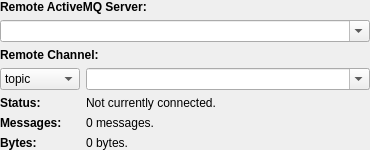
<?xml version="1.0" encoding="UTF-8"?>
<ui version="4.0">
 <class>LocationPropertiesClass</class>
 <widget class="QWidget" name="LocationPropertiesClass">
  <property name="geometry">
   <rect>
    <x>0</x>
    <y>0</y>
    <width>370</width>
    <height>150</height>
   </rect>
  </property>
  <property name="windowTitle">
   <string>LocationProperties</string>
  </property>
  <layout class="QVBoxLayout" name="verticalLayout">
   <property name="spacing">
    <number>6</number>
   </property>
   <property name="margin">
    <number>0</number>
   </property>
   <item>
    <widget class="QLabel" name="label">
     <property name="font">
      <font>
       <weight>75</weight>
       <bold>true</bold>
      </font>
     </property>
     <property name="text">
      <string>Remote ActiveMQ Server:</string>
     </property>
    </widget>
   </item>
   <item>
    <widget class="QComboBox" name="remoteHost">
     <property name="sizePolicy">
      <sizepolicy hsizetype="Preferred" vsizetype="Fixed">
       <horstretch>0</horstretch>
       <verstretch>0</verstretch>
      </sizepolicy>
     </property>
     <property name="editable">
      <bool>true</bool>
     </property>
    </widget>
   </item>
   <item>
    <widget class="QLabel" name="label_3">
     <property name="font">
      <font>
       <weight>75</weight>
       <bold>true</bold>
      </font>
     </property>
     <property name="text">
      <string>Remote Channel:</string>
     </property>
    </widget>
   </item>
   <item>
    <layout class="QHBoxLayout" name="horizontalLayout">
     <item>
      <widget class="QComboBox" name="channelType">
       <property name="sizePolicy">
        <sizepolicy hsizetype="Minimum" vsizetype="Fixed">
         <horstretch>0</horstretch>
         <verstretch>0</verstretch>
        </sizepolicy>
       </property>
       <property name="minimumSize">
        <size>
         <width>80</width>
         <height>0</height>
        </size>
       </property>
       <item>
        <property name="text">
         <string>topic</string>
        </property>
       </item>
       <item>
        <property name="text">
         <string>queue</string>
        </property>
       </item>
      </widget>
     </item>
     <item>
      <widget class="QComboBox" name="channel">
       <property name="sizePolicy">
        <sizepolicy hsizetype="MinimumExpanding" vsizetype="Fixed">
         <horstretch>0</horstretch>
         <verstretch>0</verstretch>
        </sizepolicy>
       </property>
       <property name="editable">
        <bool>true</bool>
       </property>
      </widget>
     </item>
    </layout>
   </item>
   <item>
    <layout class="QGridLayout" name="gridLayout">
     <item row="0" column="0">
      <widget class="QLabel" name="label_2">
       <property name="sizePolicy">
        <sizepolicy hsizetype="Minimum" vsizetype="Preferred">
         <horstretch>0</horstretch>
         <verstretch>0</verstretch>
        </sizepolicy>
       </property>
       <property name="minimumSize">
        <size>
         <width>80</width>
         <height>0</height>
        </size>
       </property>
       <property name="font">
        <font>
         <weight>75</weight>
         <bold>true</bold>
        </font>
       </property>
       <property name="text">
        <string>Status:</string>
       </property>
      </widget>
     </item>
     <item row="0" column="1">
      <widget class="QLabel" name="status">
       <property name="sizePolicy">
        <sizepolicy hsizetype="MinimumExpanding" vsizetype="Preferred">
         <horstretch>0</horstretch>
         <verstretch>0</verstretch>
        </sizepolicy>
       </property>
       <property name="text">
        <string>Not currently connected.</string>
       </property>
      </widget>
     </item>
     <item row="1" column="0">
      <widget class="QLabel" name="label_5">
       <property name="sizePolicy">
        <sizepolicy hsizetype="Minimum" vsizetype="Preferred">
         <horstretch>0</horstretch>
         <verstretch>0</verstretch>
        </sizepolicy>
       </property>
       <property name="minimumSize">
        <size>
         <width>80</width>
         <height>0</height>
        </size>
       </property>
       <property name="font">
        <font>
         <weight>75</weight>
         <bold>true</bold>
        </font>
       </property>
       <property name="text">
        <string>Messages:</string>
       </property>
      </widget>
     </item>
     <item row="1" column="1">
      <widget class="QLabel" name="messages">
       <property name="sizePolicy">
        <sizepolicy hsizetype="MinimumExpanding" vsizetype="Preferred">
         <horstretch>0</horstretch>
         <verstretch>0</verstretch>
        </sizepolicy>
       </property>
       <property name="text">
        <string>0 messages.</string>
       </property>
      </widget>
     </item>
     <item row="2" column="0">
      <widget class="QLabel" name="label_7">
       <property name="sizePolicy">
        <sizepolicy hsizetype="Minimum" vsizetype="Preferred">
         <horstretch>0</horstretch>
         <verstretch>0</verstretch>
        </sizepolicy>
       </property>
       <property name="minimumSize">
        <size>
         <width>80</width>
         <height>0</height>
        </size>
       </property>
       <property name="font">
        <font>
         <weight>75</weight>
         <bold>true</bold>
        </font>
       </property>
       <property name="text">
        <string>Bytes:</string>
       </property>
      </widget>
     </item>
     <item row="2" column="1">
      <widget class="QLabel" name="bytes">
       <property name="sizePolicy">
        <sizepolicy hsizetype="MinimumExpanding" vsizetype="Preferred">
         <horstretch>0</horstretch>
         <verstretch>0</verstretch>
        </sizepolicy>
       </property>
       <property name="text">
        <string>0 bytes.</string>
       </property>
      </widget>
     </item>
    </layout>
   </item>
  </layout>
 </widget>
 <layoutdefault spacing="6" margin="11"/>
 <resources/>
 <connections/>
</ui>
